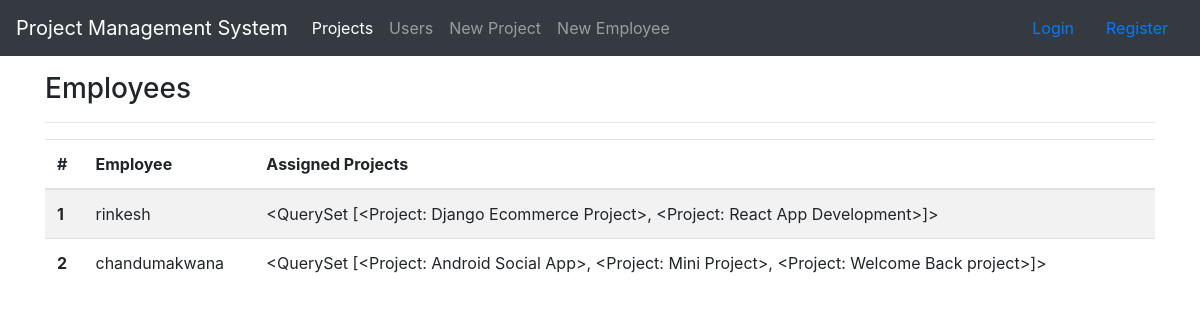
/users/, run on the app's committed database.
### users/models.py (models this page shows)
class UserProfile(models.Model):
    user = models.ForeignKey(User, on_delete=models.CASCADE)
    project = models.ManyToManyField(Project, blank=True)
    def __str__(self):
        return f'{self.user}'

### projects/models.py (models this page shows)
class Project(models.Model):
    project_name = models.CharField(max_length=200)
    description = models.TextField(blank=True)
    start_date = models.DateField(auto_now_add=True)
    end_date = models.DateField()
    status = models.CharField(max_length=4, choices=status, default=1)
    assign = models.ForeignKey(User, on_delete=models.CASCADE)
    class Meta:
        ordering = ['project_name']
    def __str__(self):
        return self.project_name

### users/views.py (the view)
# urls.py: path('', usersView, name='users'),
def usersView(request):
    users = UserProfile.objects.all()
    projects = Project.objects.all()
    context = {
        'users': users,
        'projects': projects,
    }
    return render(request, 'users/users.html', context)

### users/templates/users/users.html
{% extends 'users/base.html' %}
{% block content %}
  <div class="container">
    <h3 class="mt-3">Employees</h3><hr>
    <table class="table table-striped">
  <thead>
    <tr>
      <th scope="col">#</th>
      <th scope="col">Employee</th>
      <th scope="col">Assigned Projects</th>
    </tr>
  </thead>
  <tbody>
    {% for user in users %}
    <tr>
      <th scope="row">{{ forloop.counter }}</th>
      <td>{{ user }}</td>
      <td>{{ user.project.all }}</td>
    </tr>
    {% endfor %}
  </tbody>
</table>
    </div>
{% endblock content %}

### data on the page
UserProfile: user.username "rinkesh", project.all "<QuerySet [<Project: Django Ecommerce Project>, <Project: React App Development>]>"
UserProfile: user.username "chandumakwana", project.all "<QuerySet [<Project: Android Social App>, <Project: Mini Project>, <Project: Welcome Back project>]>"
